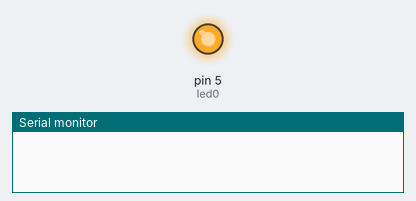
Recording of a sketch running on a simulated Arduino Uno, built with avr-gcc and run on an emulated ATmega328P. On the bench: output pins drawn as LEDs (lit = HIGH), the last lines printed to the serial monitor.

Above: at 0.2 s.
At 5.2 s:
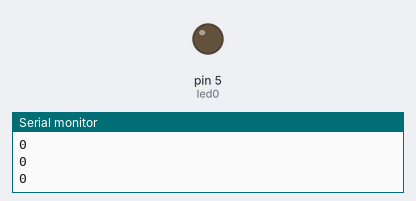
Timing chart, 0 to 7.8 s (numbered marks = the images above):
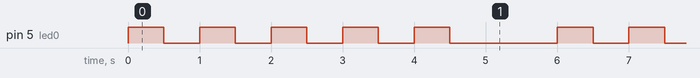

Measured:
- by itself, pin 5 (led0): repeats every 6.0 s: 4 × (LOW 0.50 s, HIGH 0.50 s), LOW 1.5 s, HIGH 0.50 s
- by itself, everything shown: repeats every 6.0 s, in 10 steps

The sketch:

ex7.ino
```cpp
/*********************************************************************
 * *                                                                **
 * *                            Titol:                              **
 * *                        nom del programa                        **
 * *                                                                **
 * *  Nom:Oscar Pradas                             Data:xx/xx/2021  **
 * ******************************************************************/
//************************** INCLUDE *********************************


// ************************ VARIABLES ********************************
const byte led0 = 5;
boolean A = 0;

//**************************** SETUP *********************************

void setup(){
  Serial.begin(9600);
  pinMode(led0, OUTPUT);

}

//*************************** LOOP ***********************************

void loop() {

  for(int cnt=0; cnt<5; cnt++)
{
  digitalWrite(led0, HIGH);
  delay(500);
  digitalWrite(led0, LOW);
  delay(500);
  Serial.println(A);
  }
delay(1000);
}
//**************************FUNCIONS**********************************
```
